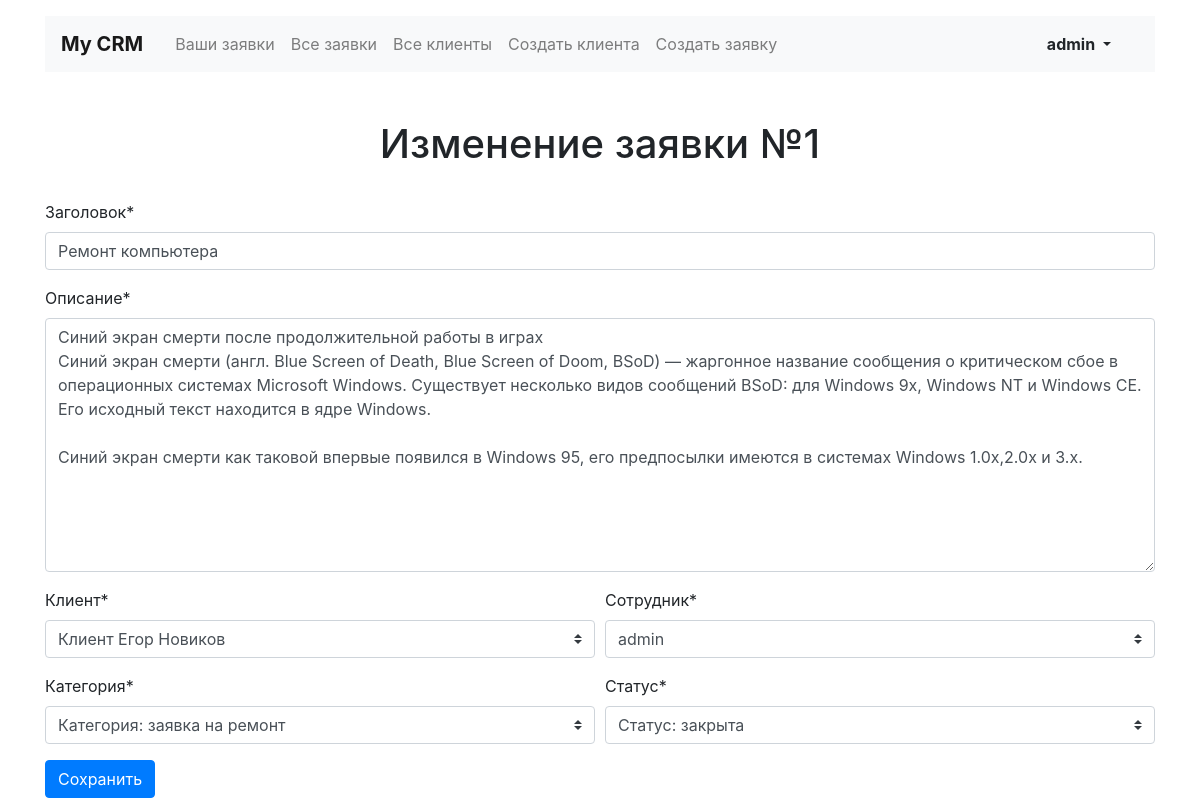
Before: /applications/edit/1/ (signed in) with the older database file.
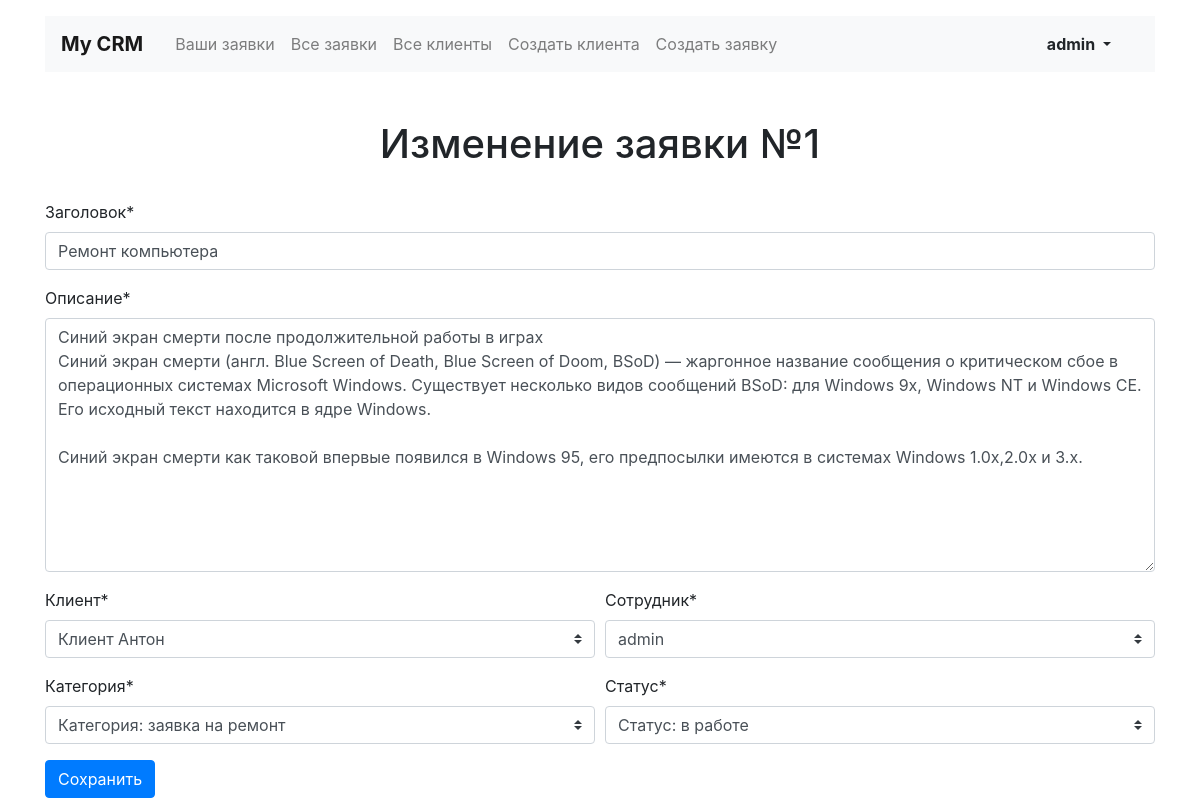
After: the same page with the newer database file.
### crm/models.py (models this page shows, shortened)
class Application(models.Model):
    title = models.CharField('Заголовок', max_length=128)
    category = models.ForeignKey(
        Category,
        verbose_name='Категория',
        null=True,
        on_delete=models.SET_NULL,
    )
    client = models.ForeignKey(
        Client,
        verbose_name='Клиент',
        null=True,
        on_delete=models.SET_NULL,
    )
    employee = models.ForeignKey(
        settings.AUTH_USER_MODEL,
        verbose_name='Сотрудник',
        null=True,
        on_delete=models.SET_NULL,
    )
    description = models.TextField(
        'Описание',
    )
    status = models.ForeignKey(
        Status,
        verbose_name='Статус',
        on_delete=models.PROTECT,
    )
    creation_date = models.DateTimeField(auto_now_add=True)
    class Meta:
        verbose_name = 'Заявка'
        verbose_name_plural = 'Заявки'
    objects = ApplicationQuerySet.as_manager()

class Category(models.Model):
    title = models.CharField(max_length=128)
    class Meta:
        verbose_name = 'Категория'
        verbose_name_plural = 'Категории'
    def __str__(self):
        return f"Категория: {self.title}"

class Status(models.Model):
    title = models.CharField(max_length=128)
    class Meta:
        verbose_name = 'Статус'
        verbose_name_plural = 'Статусы'
    def __str__(self):
        return f"Статус: {self.title}"

### crm/views/application.py (the view)
class ApplicationEditView(
    AdministratorOrModelEmployeeMixin,
    ApplicationBaseEditorView,
    UpdateView,
):
    success_message = "Заявка изменена"
    form_class = forms.ApplicationEditForm
    def get_context_data(self, *args, **kwargs):
        context = super().get_context_data(*args, **kwargs)
        context['title'] = f'Изменение заявки №{self.object.id}'
        return context

### crm/forms.py
class ApplicationEditForm(ApplicationForm):
    button_message = 'Исправить'

### crm/mixins.py (called while the page is built)
    def dispatch(self, request, *args, **kwargs):
        try:
            employee = self.model.objects.get(pk=kwargs['pk']).employee
        except:
            return redirect(self.redirect_url)
        if employee != request.user and not request.user.is_administrator:
            return redirect(self.redirect_url)
        return super().dispatch(request, *args, **kwargs)

### crm/models.py (called while the page is built)
    def __str__(self):
        return f"Клиент {self.first_name} {self.last_name}"

### crm/templates/crm/application/application_create.html
{% extends "../base/base.html" %}
{% load ru_pluralize %}
{% load crispy_forms_tags %}
{% block content %}
<section class="row pt-2">
    <h1 class="h1 text-center mx-auto mt-4">{{ title }}</h1>
    <div class="col-12 mt-4">
        {% crispy form %}
    </div>
</section>
{% endblock content %}

Changed rows visible on the page:
changed Application "admin": client "Клиент Егор Новиков" → "Клиент Антон"; status "Статус: закрыта" → "Статус: в работе"
